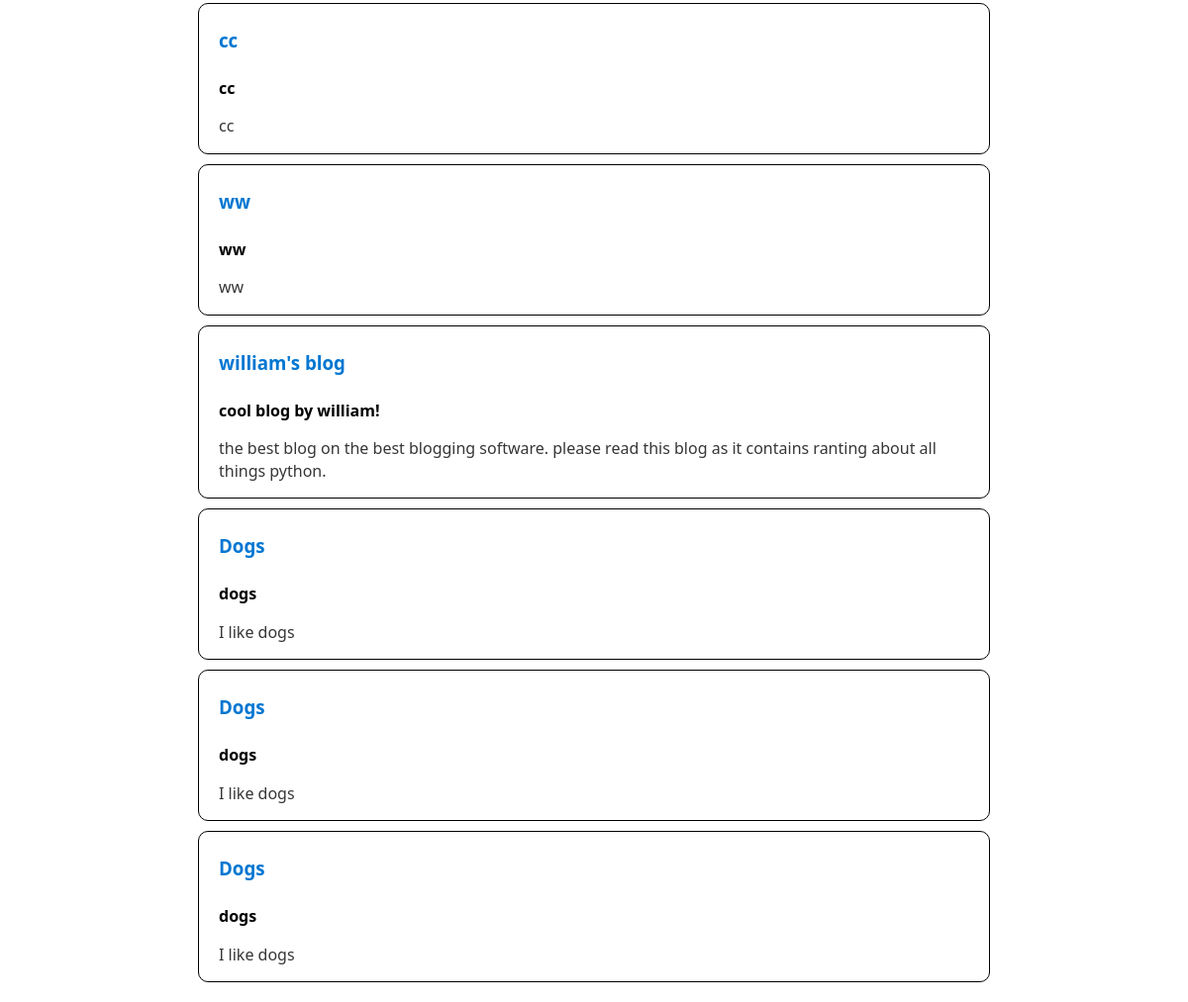
Before: /explore (lower part) with the older database file.
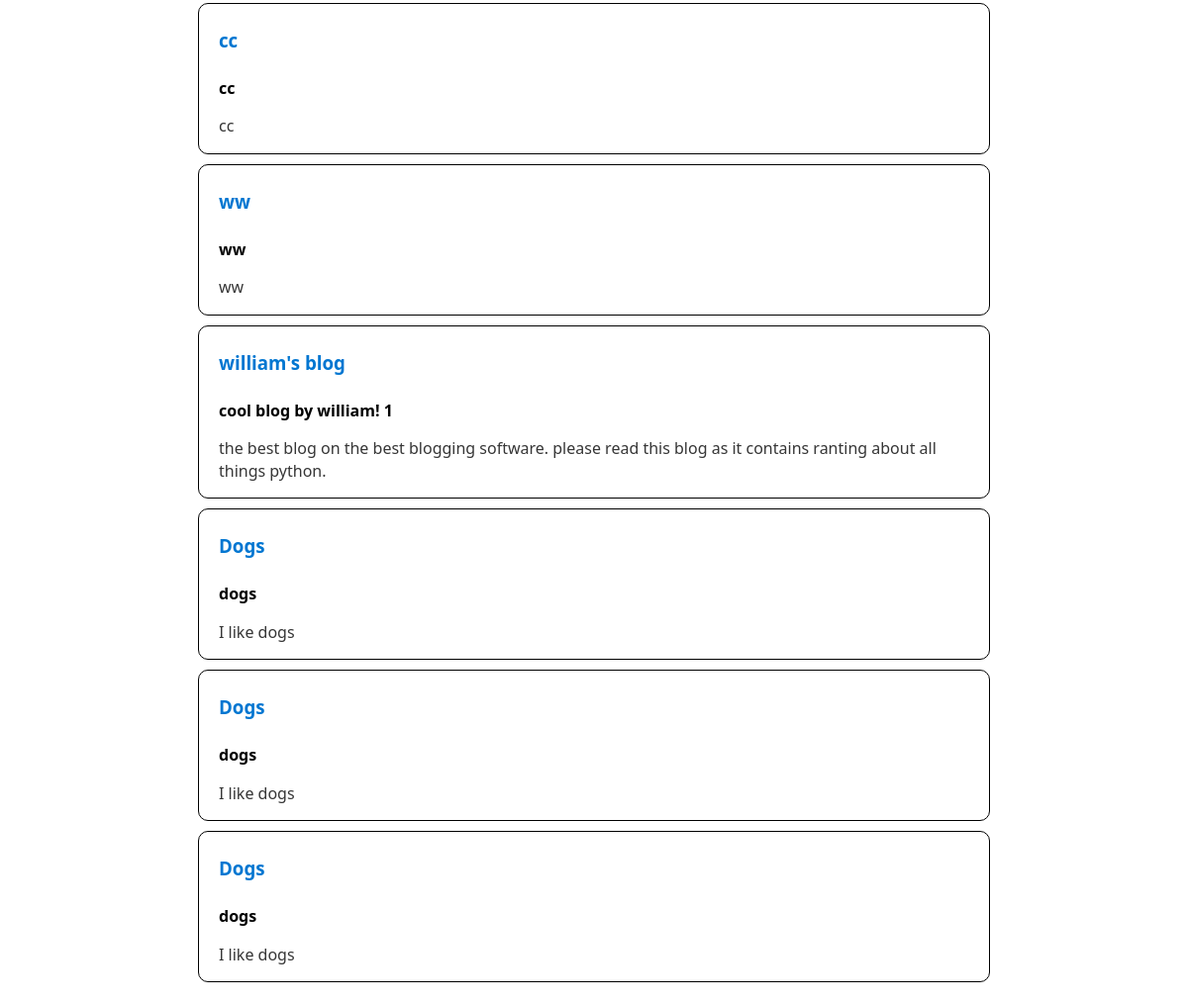
After: the same page with the newer database file.
### tables this page shows
CREATE TABLE blogs (id INTEGER PRIMARY KEY AUTOINCREMENT, title TEXT NOT NULL, slug TEXT NOT NULL, subtitle TEXT, description TEXT, posts TEXT, author INTEGER NOT NULL, history TEXT, created_at INTEGER NOT NULL, updated_at INTEGER NOT NULL);

### __init__.py (the view)
@app.route('/explore')
def explore():
    username = flask.session.get('username')
    blogs = blog_table.get_all(cursor=connection.cursor())
    users = user_table.get_all(cursor=connection.cursor())
    print(blogs)
    return render_homepage.build_page(username=username, blogs=blogs, users=users)

### database/blog.py (called while the page is built)
def get_all(cursor, **kwargs):
    query = "SELECT * FROM blogs WHERE "
    for key, value in kwargs.items():
        query += "{} = '{}' AND ".format(key, value)
    query = query[:-5]
    cursor.execute(query)
    blogs = cursor.fetchall()
    return blogs

### database/user.py (called while the page is built)
def get_all(cursor, **kwargs):
    query = "SELECT * FROM blogs WHERE "
    for key, value in kwargs.items():
        query += "{} = '{}' AND ".format(key, value)
    query = query[:-5]
    cursor.execute(query)
    users = cursor.fetchall()
    return users

### render/homepage.py (called while the page is built)
def build_page(**kwargs):
    return flask.render_template('explore.html', **kwargs)

### templates/explore.html (shortened to what this page needs)
<!DOCTYPE html>
<html>
<head>
    <link rel="stylesheet" href="/static/css/page.css">
</head>
<body>
  {% for blog in blogs %}
  <div class="blog-container">
      <h3>
    <a href="/blog/{{blog[2].lower()}}">
      {{ blog[1] }}
    </a>
  </h3>
  <h4>
      {{ blog[3] }}
  </h4>
  <p>
      {{ blog[4] }}
  </p>
  </div>
  {% endfor %}
</body>
</html>

Changed rows visible on the page:
changed blogs "william's blog": subtitle "cool blog by william!" → "cool blog by william! 1"
